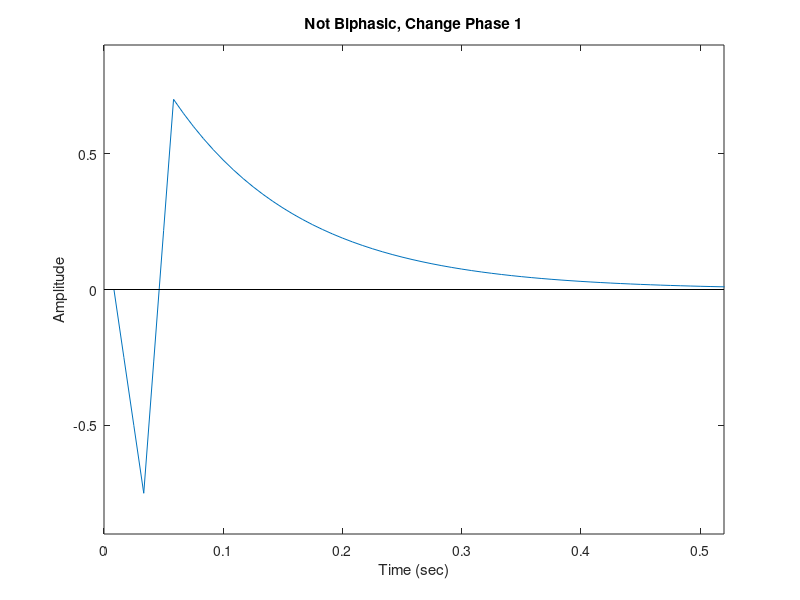
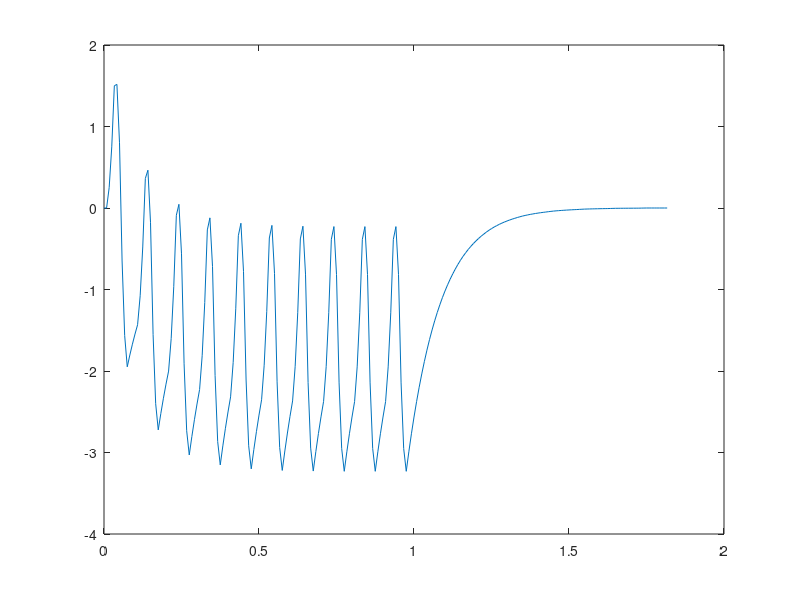
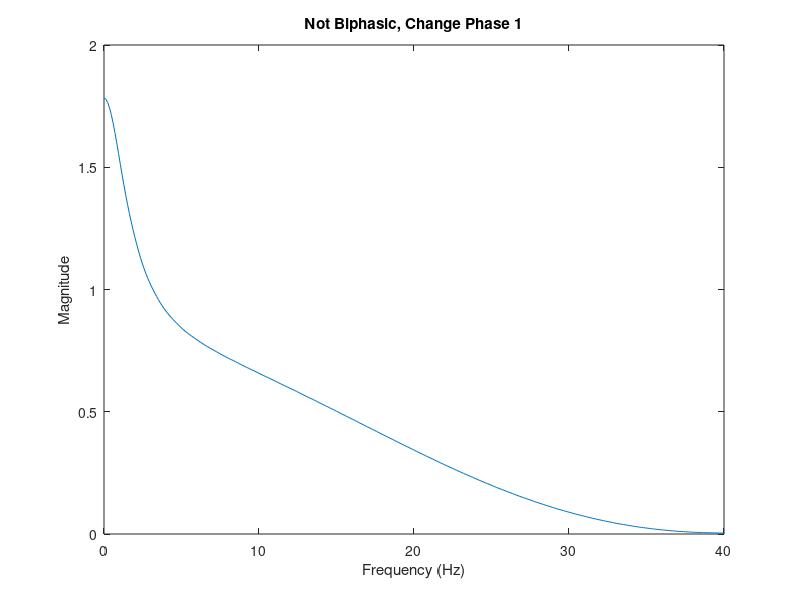

Source code (MATLAB) for these figures, in order: (Note: this script raises an error after producing the figures.)
% toy_impulseResponses.m
%
% Script to make toy impulse responses. For L1/L2 paper, Figure 1.
%
% Updated: 1/8/18
%

clearvars
close all
clc

%% which Filter
whichFilter = 4;
titleStr = 'Not Biphasic, Change Phase 1';

%% Make model filter
ifi = 1/120;
t = 0:99;
t = t * ifi;

filter = zeros(size(t));

startInd = 2;
peak1Ind = 5; % 7, 5
peak2Ind = 8; % 15, 8

peak1Val = -0.75; %-0.75 % -0.8
peak2Val = 0.7; %0.22 %0.1

lambda = 13; % 10 

% decay of second phase
for i = peak2Ind:length(filter)
    ind = i - peak2Ind;
    filter(i) = peak2Val * exp(-1/lambda * ind);
end

% 1st phase to peak
slope1 = peak1Val / (peak1Ind - startInd);
for j = startInd:peak1Ind
    ind = j-startInd;
    filter(j) = slope1 * ind;
end

% 1st phase peak to 2nd phase peak
slope2 = (peak2Val-peak1Val)/(peak2Ind-peak1Ind);
for k = peak1Ind:peak2Ind
    ind = k - peak1Ind;
    filter(k) = slope2 * ind + peak1Val;
end

%% plot filter
figure; plot(t,filter);
title(titleStr);
xlabel('Time (sec)');
ylabel('Amplitude');
xlim([0 0.520]);
ylim([-0.9 0.9]);
line([0 0.520],[0 0],'color',[0 0 0]); % x-axis line

%% grating responses
sampDeg = 40; % sampling resolution of grating
gratingPeriod = 30;
rfDiam = 15; % in degrees
rfDiamSamp = rfDiam * sampDeg; % in samples
testDur = 15; % seconds
testDurFrames = ceil(testDur / ifi);



grating = [-1*ones(1,sampDeg*gratingPeriod/2) ...
    ones(1,sampDeg*gratingPeriod/2)];

testFreq = [0.1 0.5 1 2 5 10 15 20 25 30 35 40];

input = zeros(length(testFreq),testDurFrames);
for i = 1:length(testFreq)
    shift = round(sampDeg * gratingPeriod * testFreq(i) * ifi);
    for j = 1:testDurFrames
        shiftGrating = circshift(grating',-1*shift*j);
%         input(i,j) = sum(shiftGrating(1:(rfDiamSamp-1)));
        input(i,j) = shiftGrating(1);
    end
end

%% repeated flashes - 25 ms dark (-1), 75 ms gray (0)

numFlashes = 10;
flashDur = 0.025; % in sec
flashFrames = ceil(flashDur/ifi);
grayDur = 0.075; % in sec
grayFrames = ceil(grayDur/ifi);

flashStim = [-1*ones(1,flashFrames) zeros(1,grayFrames)];
fullFlashStim = repmat(flashStim,1,numFlashes);

%% normalize filter - to energy (value squared)

energy = 0;
for l = 1:length(filter)
    energy = energy + filter(l)^2;
end

normFilter = filter / energy;

% figure; plot(t, normFilter);

%% convolve filter with grating input
filtOut = zeros(length(testFreq),length(filter)+size(input,2)-1);
for i = 1:length(testFreq)
%     filtOut(i,:) = conv(input(i,:),filter,'same');
    filtOut(i,:) = conv(input(i,:),filter);
%     filtOut(i,:) = conv(input(i,:),normFilter,'same');
end

magOut = abs(min(filtOut,[],2)) + max(filtOut,[],2);

% figure; 
% plot(testFreq,magOut);

%% convolve filter with flash stimulus
filtFlashOut = conv(fullFlashStim,filter);

tFlash = 0:(length(filtFlashOut)-1);
tFlash = tFlash * ifi;
figure;
plot(tFlash,filtFlashOut);


%% sum filter
shiftFilter = [zeros(1,12) filter];
shiftFilter = shiftFilter(1:(length(shiftFilter)-12));

sumFilter = (filter + shiftFilter)/-2;


%% normalize filter - to energy (value squared)

energy = 0;
for l = 1:length(filter)
    energy = energy + filter(l)^2;
end

normFilter = filter / energy;

% figure; plot(t, normFilter);

%% fft

sampRate = 1/ifi;     % sampling rate in Hz
n = 1024;
y = fft(normFilter,n);                    % Compute DFT of normFilter
m = abs(y);                               % Magnitude

f = (0:length(y)-1)*sampRate/length(y);        % Frequency vector

p1 = 1:(floor(length(y)/2)+1);

figure;
plot(f(p1),m(p1));
hold on;
title(titleStr)
xlim([0 40]);
ylim([0 2]);
xlabel('Frequency (Hz)');
ylabel('Magnitude');


%% compute metrics

% end of 2nd phase 0.25 sec from stim start
tEndPhase2 = 0.25;
% frame corresponding to end of second phase
endPhase2 = floor(tEndPhase2/ifi);

% framePeaks of 1st and 2nd phases
[framePeak1,framePeak2]  = computeFramePeaks(filter,1);

% first zero crossing
frameZero1 = computeFrameZero1(filter,framePeak1,1);

% second zero crossing
frameZero2 = computeFrameZero2(filter,framePeak1,1);

% tPeaks - always relative to first zero crossing
tPeak1 = t(framePeak1 - frameZero1);
tPeak2 = t(framePeak2 - frameZero1);

% area under curve of first phase in units %dF/F * sec
%  between first and second zero crossings
area1 = trapz(filter(frameZero1:frameZero2)) * 100 * ifi;


% area under curve of second phase in units %dF/F * sec
%  between second zero crossing and endPhase2 (0.25sec from stim
%  start)
% dark
area2 = trapz(filter(frameZero2:endPhase2)) * 100 * ifi;        

% ratio of 2 area of second phase/area of first phase
areaRatio = area2 / area1;

%% save metrics

filterAll(whichFilter,:) = filter;
normFilterAll(whichFilter,:) = normFilter;
fftAll(whichFilter,:) = y;
magAll(whichFilter,:) = m;

framePeak1All(whichFilter) = framePeak1;
framePeak2All(whichFilter) = framePeak2;
frameZero1All(whichFilter) = frameZero1;
frameZero2All(whichFilter) = frameZero2;
tPeak1All(whichFilter) = tPeak1;
tPeak2All(whichFilter) = tPeak2;
area1All(whichFilter) = area1;
area2All(whichFilter) = area2;
areaRatioAll(whichFilter) = areaRatio;

%% save all
savePath = '/Users/hyang/Documents/New Imaging Analysis/AnalyzedData/ToyImpulseResponses';
saveName = 'toyImpulseResponses171125.mat';

save([savePath filesep saveName], 'filterAll', 'normFilterAll','fftAll',...
    'framePeak1All', 'framePeak2All', 'frameZero1All', 'frameZero2All',...
    'tPeak1All','tPeak2All','area1All','area2All','areaRatioAll','t',...
    'ifi','f','p1','n','magAll','-v7.3');